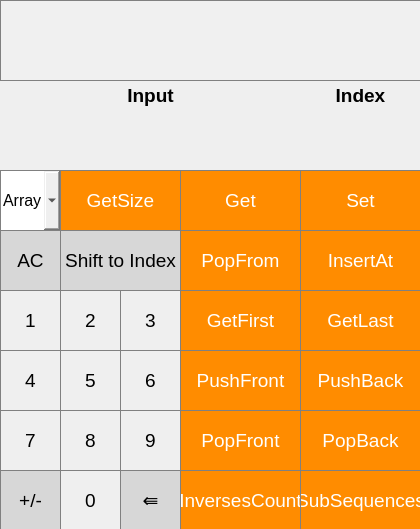
<?xml version="1.0" encoding="UTF-8"?>
<ui version="4.0">
 <class>SequenceWindow</class>
 <widget class="QDialog" name="SequenceWindow">
  <property name="geometry">
   <rect>
    <x>0</x>
    <y>0</y>
    <width>420</width>
    <height>529</height>
   </rect>
  </property>
  <property name="minimumSize">
   <size>
    <width>420</width>
    <height>400</height>
   </size>
  </property>
  <property name="maximumSize">
   <size>
    <width>420</width>
    <height>1000</height>
   </size>
  </property>
  <property name="windowTitle">
   <string>lab2</string>
  </property>
  <widget class="QWidget" name="centralwidget" native="true">
   <property name="geometry">
    <rect>
     <x>0</x>
     <y>0</y>
     <width>421</width>
     <height>531</height>
    </rect>
   </property>
   <widget class="QPushButton" name="Button_1">
    <property name="geometry">
     <rect>
      <x>0</x>
      <y>290</y>
      <width>61</width>
      <height>61</height>
     </rect>
    </property>
    <property name="font">
     <font>
      <pointsize>14</pointsize>
     </font>
    </property>
    <property name="styleSheet">
     <string notr="true">QPushButton {
   border: 1px solid gray;
}
QPushButton:pressed {
    background-color: qlineargradient(x1: 0, y1: 0, x2: 0, y2: 1,
                                      stop: 0 #dadbde, stop: 1 #f6f7fa);
}</string>
    </property>
    <property name="text">
     <string>1</string>
    </property>
   </widget>
   <widget class="QPushButton" name="Button_2">
    <property name="geometry">
     <rect>
      <x>60</x>
      <y>290</y>
      <width>61</width>
      <height>61</height>
     </rect>
    </property>
    <property name="font">
     <font>
      <pointsize>14</pointsize>
     </font>
    </property>
    <property name="styleSheet">
     <string notr="true">QPushButton {
   border: 1px solid gray;
}
QPushButton:pressed {
    background-color: qlineargradient(x1: 0, y1: 0, x2: 0, y2: 1,
                                      stop: 0 #dadbde, stop: 1 #f6f7fa);
}</string>
    </property>
    <property name="text">
     <string>2</string>
    </property>
   </widget>
   <widget class="QPushButton" name="Button_6">
    <property name="geometry">
     <rect>
      <x>120</x>
      <y>350</y>
      <width>61</width>
      <height>61</height>
     </rect>
    </property>
    <property name="font">
     <font>
      <pointsize>14</pointsize>
     </font>
    </property>
    <property name="styleSheet">
     <string notr="true">QPushButton {
   border: 1px solid gray;
}
QPushButton:pressed {
    background-color: qlineargradient(x1: 0, y1: 0, x2: 0, y2: 1,
                                      stop: 0 #dadbde, stop: 1 #f6f7fa);
}</string>
    </property>
    <property name="text">
     <string>6</string>
    </property>
   </widget>
   <widget class="QPushButton" name="Button_4">
    <property name="geometry">
     <rect>
      <x>0</x>
      <y>350</y>
      <width>61</width>
      <height>61</height>
     </rect>
    </property>
    <property name="font">
     <font>
      <pointsize>14</pointsize>
     </font>
    </property>
    <property name="styleSheet">
     <string notr="true">QPushButton {
   border: 1px solid gray;
}
QPushButton:pressed {
    background-color: qlineargradient(x1: 0, y1: 0, x2: 0, y2: 1,
                                      stop: 0 #dadbde, stop: 1 #f6f7fa);
}</string>
    </property>
    <property name="text">
     <string>4</string>
    </property>
   </widget>
   <widget class="QPushButton" name="Button_5">
    <property name="geometry">
     <rect>
      <x>60</x>
      <y>350</y>
      <width>61</width>
      <height>61</height>
     </rect>
    </property>
    <property name="font">
     <font>
      <pointsize>14</pointsize>
     </font>
    </property>
    <property name="styleSheet">
     <string notr="true">QPushButton {
   border: 1px solid gray;
}
QPushButton:pressed {
    background-color: qlineargradient(x1: 0, y1: 0, x2: 0, y2: 1,
                                      stop: 0 #dadbde, stop: 1 #f6f7fa);
}</string>
    </property>
    <property name="text">
     <string>5</string>
    </property>
   </widget>
   <widget class="QPushButton" name="Button_7">
    <property name="geometry">
     <rect>
      <x>0</x>
      <y>410</y>
      <width>61</width>
      <height>61</height>
     </rect>
    </property>
    <property name="font">
     <font>
      <pointsize>14</pointsize>
     </font>
    </property>
    <property name="styleSheet">
     <string notr="true">QPushButton {
   border: 1px solid gray;
}
QPushButton:pressed {
    background-color: qlineargradient(x1: 0, y1: 0, x2: 0, y2: 1,
                                      stop: 0 #dadbde, stop: 1 #f6f7fa);
}</string>
    </property>
    <property name="text">
     <string>7</string>
    </property>
   </widget>
   <widget class="QPushButton" name="Button_3">
    <property name="geometry">
     <rect>
      <x>120</x>
      <y>290</y>
      <width>61</width>
      <height>61</height>
     </rect>
    </property>
    <property name="font">
     <font>
      <pointsize>14</pointsize>
     </font>
    </property>
    <property name="styleSheet">
     <string notr="true">QPushButton {
   border: 1px solid gray;
}
QPushButton:pressed {
    background-color: qlineargradient(x1: 0, y1: 0, x2: 0, y2: 1,
                                      stop: 0 #dadbde, stop: 1 #f6f7fa);
}</string>
    </property>
    <property name="text">
     <string>3</string>
    </property>
   </widget>
   <widget class="QPushButton" name="Button_9">
    <property name="geometry">
     <rect>
      <x>120</x>
      <y>410</y>
      <width>61</width>
      <height>61</height>
     </rect>
    </property>
    <property name="font">
     <font>
      <pointsize>14</pointsize>
     </font>
    </property>
    <property name="styleSheet">
     <string notr="true">QPushButton {
   border: 1px solid gray;
}
QPushButton:pressed {
    background-color: qlineargradient(x1: 0, y1: 0, x2: 0, y2: 1,
                                      stop: 0 #dadbde, stop: 1 #f6f7fa);
}</string>
    </property>
    <property name="text">
     <string>9</string>
    </property>
   </widget>
   <widget class="QPushButton" name="Button_0">
    <property name="geometry">
     <rect>
      <x>60</x>
      <y>470</y>
      <width>61</width>
      <height>61</height>
     </rect>
    </property>
    <property name="font">
     <font>
      <pointsize>14</pointsize>
     </font>
    </property>
    <property name="styleSheet">
     <string notr="true">QPushButton {
   border: 1px solid gray;
}
QPushButton:pressed {
    background-color: qlineargradient(x1: 0, y1: 0, x2: 0, y2: 1,
                                      stop: 0 #dadbde, stop: 1 #f6f7fa);
}</string>
    </property>
    <property name="text">
     <string>0</string>
    </property>
   </widget>
   <widget class="QPushButton" name="Button_8">
    <property name="geometry">
     <rect>
      <x>60</x>
      <y>410</y>
      <width>61</width>
      <height>61</height>
     </rect>
    </property>
    <property name="font">
     <font>
      <pointsize>14</pointsize>
     </font>
    </property>
    <property name="styleSheet">
     <string notr="true">QPushButton {
   border: 1px solid gray;
}
QPushButton:pressed {
    background-color: qlineargradient(x1: 0, y1: 0, x2: 0, y2: 1,
                                      stop: 0 #dadbde, stop: 1 #f6f7fa);
}</string>
    </property>
    <property name="text">
     <string>8</string>
    </property>
   </widget>
   <widget class="QPushButton" name="Button_BackSpace">
    <property name="geometry">
     <rect>
      <x>120</x>
      <y>470</y>
      <width>61</width>
      <height>61</height>
     </rect>
    </property>
    <property name="font">
     <font>
      <pointsize>14</pointsize>
     </font>
    </property>
    <property name="styleSheet">
     <string notr="true">QPushButton {
  background-color: rgb(215, 215, 215);
  border: 1px solid gray;
}
QPushButton:pressed {
    background-color: qlineargradient(x1: 0, y1: 0, x2: 0, y2: 1,
                                      stop: 0 #BEBEBE, stop: 1 #D7D7D7);
}</string>
    </property>
    <property name="text">
     <string>⇚</string>
    </property>
   </widget>
   <widget class="QPushButton" name="Button_GetFirst">
    <property name="geometry">
     <rect>
      <x>180</x>
      <y>290</y>
      <width>121</width>
      <height>61</height>
     </rect>
    </property>
    <property name="font">
     <font>
      <pointsize>14</pointsize>
     </font>
    </property>
    <property name="styleSheet">
     <string notr="true">QPushButton {
  background-color: rgb(255, 140, 0);
  color: white; 
  border: 1px solid gray;
}

QPushButton:pressed {
    background-color: qlineargradient(x1: 0, y1: 0, x2: 0, y2: 1,
                                      stop: 0 #FF7832, stop: 1 #FF9739);
}</string>
    </property>
    <property name="text">
     <string>GetFirst</string>
    </property>
   </widget>
   <widget class="QPushButton" name="Button_GetLast">
    <property name="geometry">
     <rect>
      <x>300</x>
      <y>290</y>
      <width>121</width>
      <height>61</height>
     </rect>
    </property>
    <property name="font">
     <font>
      <pointsize>14</pointsize>
     </font>
    </property>
    <property name="styleSheet">
     <string notr="true">QPushButton {
  background-color: rgb(255, 140, 0);
  color: white; 
  border: 1px solid gray;
}

QPushButton:pressed {
    background-color: qlineargradient(x1: 0, y1: 0, x2: 0, y2: 1,
                                      stop: 0 #FF7832, stop: 1 #FF9739);
}</string>
    </property>
    <property name="text">
     <string>GetLast</string>
    </property>
   </widget>
   <widget class="QPushButton" name="Button_PushFront">
    <property name="geometry">
     <rect>
      <x>180</x>
      <y>350</y>
      <width>121</width>
      <height>61</height>
     </rect>
    </property>
    <property name="font">
     <font>
      <pointsize>14</pointsize>
     </font>
    </property>
    <property name="styleSheet">
     <string notr="true">QPushButton {
  background-color: rgb(255, 140, 0);
  color: white; 
  border: 1px solid gray;
}

QPushButton:pressed {
    background-color: qlineargradient(x1: 0, y1: 0, x2: 0, y2: 1,
                                      stop: 0 #FF7832, stop: 1 #FF9739);
}</string>
    </property>
    <property name="text">
     <string>PushFront</string>
    </property>
   </widget>
   <widget class="QPushButton" name="Button_PushBack">
    <property name="geometry">
     <rect>
      <x>300</x>
      <y>350</y>
      <width>121</width>
      <height>61</height>
     </rect>
    </property>
    <property name="font">
     <font>
      <pointsize>14</pointsize>
     </font>
    </property>
    <property name="styleSheet">
     <string notr="true">QPushButton {
  background-color: rgb(255, 140, 0);
  color: white; 
  border: 1px solid gray;
}

QPushButton:pressed {
    background-color: qlineargradient(x1: 0, y1: 0, x2: 0, y2: 1,
                                      stop: 0 #FF7832, stop: 1 #FF9739);
}</string>
    </property>
    <property name="text">
     <string>PushBack</string>
    </property>
   </widget>
   <widget class="QPushButton" name="Button_PopBack">
    <property name="geometry">
     <rect>
      <x>300</x>
      <y>410</y>
      <width>121</width>
      <height>61</height>
     </rect>
    </property>
    <property name="font">
     <font>
      <pointsize>14</pointsize>
     </font>
    </property>
    <property name="styleSheet">
     <string notr="true">QPushButton {
  background-color: rgb(255, 140, 0);
  color: white; 
  border: 1px solid gray;
}

QPushButton:pressed {
    background-color: qlineargradient(x1: 0, y1: 0, x2: 0, y2: 1,
                                      stop: 0 #FF7832, stop: 1 #FF9739);
}</string>
    </property>
    <property name="text">
     <string>PopBack</string>
    </property>
   </widget>
   <widget class="QPushButton" name="Button_PopFront">
    <property name="geometry">
     <rect>
      <x>180</x>
      <y>410</y>
      <width>121</width>
      <height>61</height>
     </rect>
    </property>
    <property name="font">
     <font>
      <pointsize>14</pointsize>
     </font>
    </property>
    <property name="styleSheet">
     <string notr="true">QPushButton {
  background-color: rgb(255, 140, 0);
  color: white; 
  border: 1px solid gray;
}

QPushButton:pressed {
    background-color: qlineargradient(x1: 0, y1: 0, x2: 0, y2: 1,
                                      stop: 0 #FF7832, stop: 1 #FF9739);
}</string>
    </property>
    <property name="text">
     <string>PopFront</string>
    </property>
   </widget>
   <widget class="QPushButton" name="Button_SubSequences">
    <property name="geometry">
     <rect>
      <x>300</x>
      <y>470</y>
      <width>121</width>
      <height>61</height>
     </rect>
    </property>
    <property name="font">
     <font>
      <pointsize>14</pointsize>
     </font>
    </property>
    <property name="styleSheet">
     <string notr="true">QPushButton {
  background-color: rgb(255, 140, 0);
  color: white; 
  border: 1px solid gray;
}

QPushButton:pressed {
    background-color: qlineargradient(x1: 0, y1: 0, x2: 0, y2: 1,
                                      stop: 0 #FF7832, stop: 1 #FF9739);
}</string>
    </property>
    <property name="text">
     <string>SubSequences</string>
    </property>
   </widget>
   <widget class="QPushButton" name="Button_InversesCount">
    <property name="geometry">
     <rect>
      <x>180</x>
      <y>470</y>
      <width>121</width>
      <height>61</height>
     </rect>
    </property>
    <property name="font">
     <font>
      <pointsize>14</pointsize>
     </font>
    </property>
    <property name="styleSheet">
     <string notr="true">QPushButton {
  background-color: rgb(255, 140, 0);
  color: white; 
  border: 1px solid gray;
}

QPushButton:pressed {
    background-color: qlineargradient(x1: 0, y1: 0, x2: 0, y2: 1,
                                      stop: 0 #FF7832, stop: 1 #FF9739);
}</string>
    </property>
    <property name="text">
     <string>InversesCount</string>
    </property>
   </widget>
   <widget class="QPushButton" name="Button_Clear">
    <property name="geometry">
     <rect>
      <x>0</x>
      <y>230</y>
      <width>61</width>
      <height>61</height>
     </rect>
    </property>
    <property name="font">
     <font>
      <pointsize>14</pointsize>
     </font>
    </property>
    <property name="styleSheet">
     <string notr="true">QPushButton {
  background-color: rgb(215, 215, 215);
  border: 1px solid gray;
}
QPushButton:pressed {
    background-color: qlineargradient(x1: 0, y1: 0, x2: 0, y2: 1,
                                      stop: 0 #BEBEBE, stop: 1 #D7D7D7);
}</string>
    </property>
    <property name="text">
     <string>AC</string>
    </property>
   </widget>
   <widget class="QPushButton" name="Button_GetSize">
    <property name="geometry">
     <rect>
      <x>60</x>
      <y>170</y>
      <width>121</width>
      <height>61</height>
     </rect>
    </property>
    <property name="font">
     <font>
      <pointsize>14</pointsize>
     </font>
    </property>
    <property name="styleSheet">
     <string notr="true">QPushButton {
  background-color: rgb(255, 140, 0);
  color: white; 
  border: 1px solid gray;
}

QPushButton:pressed {
    background-color: qlineargradient(x1: 0, y1: 0, x2: 0, y2: 1,
                                      stop: 0 #FF7832, stop: 1 #FF9739);
}</string>
    </property>
    <property name="text">
     <string>GetSize</string>
    </property>
   </widget>
   <widget class="QPushButton" name="Button_PopFrom">
    <property name="geometry">
     <rect>
      <x>180</x>
      <y>230</y>
      <width>121</width>
      <height>61</height>
     </rect>
    </property>
    <property name="font">
     <font>
      <pointsize>14</pointsize>
     </font>
    </property>
    <property name="styleSheet">
     <string notr="true">QPushButton {
  background-color: rgb(255, 140, 0);
  color: white; 
  border: 1px solid gray;
}

QPushButton:pressed {
    background-color: qlineargradient(x1: 0, y1: 0, x2: 0, y2: 1,
                                      stop: 0 #FF7832, stop: 1 #FF9739);
}</string>
    </property>
    <property name="text">
     <string>PopFrom</string>
    </property>
   </widget>
   <widget class="QPushButton" name="Button_InsertAt">
    <property name="geometry">
     <rect>
      <x>300</x>
      <y>230</y>
      <width>121</width>
      <height>61</height>
     </rect>
    </property>
    <property name="font">
     <font>
      <pointsize>14</pointsize>
     </font>
    </property>
    <property name="styleSheet">
     <string notr="true">QPushButton {
  background-color: rgb(255, 140, 0);
  color: white; 
  border: 1px solid gray;
}

QPushButton:pressed {
    background-color: qlineargradient(x1: 0, y1: 0, x2: 0, y2: 1,
                                      stop: 0 #FF7832, stop: 1 #FF9739);
}</string>
    </property>
    <property name="text">
     <string>InsertAt</string>
    </property>
   </widget>
   <widget class="QPushButton" name="Button_ToIndex">
    <property name="geometry">
     <rect>
      <x>60</x>
      <y>230</y>
      <width>121</width>
      <height>61</height>
     </rect>
    </property>
    <property name="font">
     <font>
      <pointsize>14</pointsize>
     </font>
    </property>
    <property name="styleSheet">
     <string notr="true">QPushButton {
  background-color: rgb(215, 215, 215);
  border: 1px solid gray;
}
QPushButton:pressed {
    background-color: qlineargradient(x1: 0, y1: 0, x2: 0, y2: 1,
                                      stop: 0 #BEBEBE, stop: 1 #D7D7D7);
}</string>
    </property>
    <property name="text">
     <string>Shift to Index</string>
    </property>
   </widget>
   <widget class="QPushButton" name="Button_Get">
    <property name="geometry">
     <rect>
      <x>180</x>
      <y>170</y>
      <width>121</width>
      <height>61</height>
     </rect>
    </property>
    <property name="font">
     <font>
      <pointsize>14</pointsize>
     </font>
    </property>
    <property name="styleSheet">
     <string notr="true">QPushButton {
  background-color: rgb(255, 140, 0);
  color: white; 
  border: 1px solid gray;
}

QPushButton:pressed {
    background-color: qlineargradient(x1: 0, y1: 0, x2: 0, y2: 1,
                                      stop: 0 #FF7832, stop: 1 #FF9739);
}</string>
    </property>
    <property name="text">
     <string>Get</string>
    </property>
   </widget>
   <widget class="QPushButton" name="Button_Set">
    <property name="geometry">
     <rect>
      <x>300</x>
      <y>170</y>
      <width>121</width>
      <height>61</height>
     </rect>
    </property>
    <property name="font">
     <font>
      <pointsize>14</pointsize>
     </font>
    </property>
    <property name="styleSheet">
     <string notr="true">QPushButton {
  background-color: rgb(255, 140, 0);
  color: white; 
  border: 1px solid gray;
}

QPushButton:pressed {
    background-color: qlineargradient(x1: 0, y1: 0, x2: 0, y2: 1,
                                      stop: 0 #FF7832, stop: 1 #FF9739);
}</string>
    </property>
    <property name="text">
     <string>Set</string>
    </property>
   </widget>
   <widget class="QComboBox" name="ChooseButton">
    <property name="geometry">
     <rect>
      <x>0</x>
      <y>170</y>
      <width>61</width>
      <height>61</height>
     </rect>
    </property>
    <property name="font">
     <font>
      <pointsize>12</pointsize>
     </font>
    </property>
    <property name="layoutDirection">
     <enum>Qt::LeftToRight</enum>
    </property>
    <property name="autoFillBackground">
     <bool>false</bool>
    </property>
    <property name="styleSheet">
     <string notr="true">QComboBox {
  border: 1px solid gray;
  padding: 2px;
}

QComboBox::down-arrow {
  image: url(:/im/img/arrow.png);
}</string>
    </property>
    <item>
     <property name="text">
      <string>Array</string>
     </property>
    </item>
    <item>
     <property name="text">
      <string>List</string>
     </property>
    </item>
   </widget>
   <widget class="QLabel" name="label_Input">
    <property name="geometry">
     <rect>
      <x>0</x>
      <y>80</y>
      <width>301</width>
      <height>31</height>
     </rect>
    </property>
    <property name="font">
     <font>
      <pointsize>14</pointsize>
      <bold>true</bold>
     </font>
    </property>
    <property name="styleSheet">
     <string notr="true">QLabel {
  border: 1px solid gray;
}

background-color : white;</string>
    </property>
    <property name="text">
     <string>Input</string>
    </property>
    <property name="textFormat">
     <enum>Qt::AutoText</enum>
    </property>
    <property name="alignment">
     <set>Qt::AlignCenter</set>
    </property>
   </widget>
   <widget class="QLabel" name="label_Index">
    <property name="geometry">
     <rect>
      <x>300</x>
      <y>80</y>
      <width>121</width>
      <height>31</height>
     </rect>
    </property>
    <property name="font">
     <font>
      <pointsize>14</pointsize>
      <bold>true</bold>
     </font>
    </property>
    <property name="styleSheet">
     <string notr="true">QLabel {
  border: 1px solid gray;
}

background-color : white;</string>
    </property>
    <property name="text">
     <string>Index</string>
    </property>
    <property name="alignment">
     <set>Qt::AlignCenter</set>
    </property>
   </widget>
   <widget class="QLabel" name="Main_label">
    <property name="geometry">
     <rect>
      <x>0</x>
      <y>110</y>
      <width>301</width>
      <height>61</height>
     </rect>
    </property>
    <property name="font">
     <font>
      <pointsize>16</pointsize>
     </font>
    </property>
    <property name="styleSheet">
     <string notr="true">QLabel {
  border: 1px solid gray;
}

background-color : white;</string>
    </property>
    <property name="text">
     <string/>
    </property>
   </widget>
   <widget class="QLabel" name="Index_label">
    <property name="geometry">
     <rect>
      <x>300</x>
      <y>110</y>
      <width>121</width>
      <height>61</height>
     </rect>
    </property>
    <property name="font">
     <font>
      <pointsize>16</pointsize>
     </font>
    </property>
    <property name="styleSheet">
     <string notr="true">QLabel {
  border: 1px solid gray;
}

background-color : white;</string>
    </property>
    <property name="text">
     <string/>
    </property>
    <property name="alignment">
     <set>Qt::AlignCenter</set>
    </property>
   </widget>
   <widget class="QPushButton" name="Button_PlusMinus">
    <property name="geometry">
     <rect>
      <x>0</x>
      <y>470</y>
      <width>61</width>
      <height>61</height>
     </rect>
    </property>
    <property name="font">
     <font>
      <pointsize>14</pointsize>
     </font>
    </property>
    <property name="styleSheet">
     <string notr="true">QPushButton {
  background-color: rgb(215, 215, 215);
  border: 1px solid gray;
}
QPushButton:pressed {
    background-color: qlineargradient(x1: 0, y1: 0, x2: 0, y2: 1,
                                      stop: 0 #BEBEBE, stop: 1 #D7D7D7);
}</string>
    </property>
    <property name="text">
     <string>+/-</string>
    </property>
   </widget>
   <widget class="QTextEdit" name="ShowSequence">
    <property name="geometry">
     <rect>
      <x>0</x>
      <y>0</y>
      <width>421</width>
      <height>81</height>
     </rect>
    </property>
    <property name="font">
     <font>
      <pointsize>16</pointsize>
     </font>
    </property>
    <property name="styleSheet">
     <string notr="true">QTextEdit {
  border: 1px solid gray;
  background-color: rgb(240,240,240);
}</string>
    </property>
   </widget>
  </widget>
 </widget>
 <resources/>
 <connections>
  <connection>
   <sender>Button_SubSequences</sender>
   <signal>clicked()</signal>
   <receiver>Button_SubSequences</receiver>
   <slot>close()</slot>
   <hints>
    <hint type="sourcelabel">
     <x>338</x>
     <y>493</y>
    </hint>
    <hint type="destinationlabel">
     <x>392</x>
     <y>501</y>
    </hint>
   </hints>
  </connection>
 </connections>
</ui>
